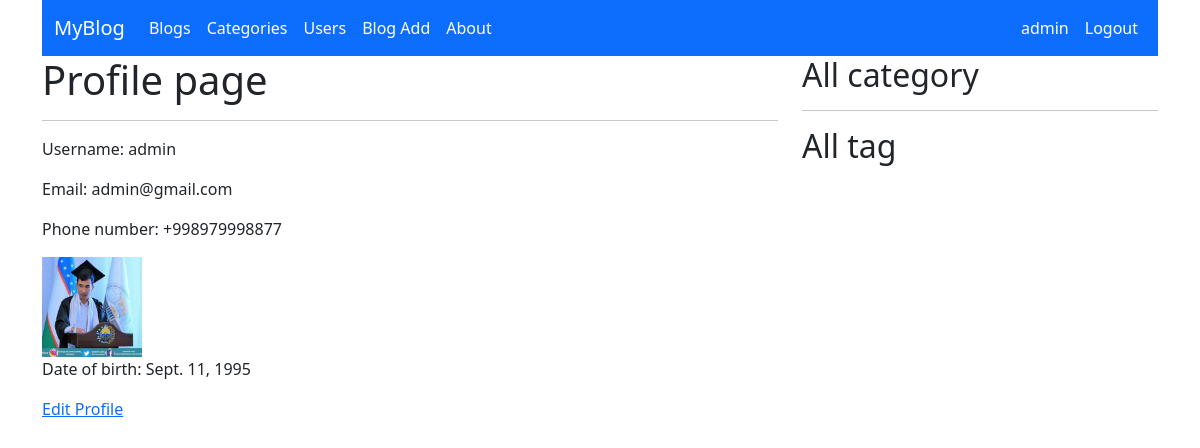
The app's page /account/profile/ (signed in) with its own data.
### account/models.py (models this page shows, shortened)
class Account(AbstractUser):
    username = models.CharField(max_length=50, unique=True,
                                help_text=(
                                   "Siz 50 ta belgidan iborat username tanlashingiz mumkin"
                                ),
                                error_messages={
                                    "unique": "Bunaqa user avval ruyxatdan utgan.",
                                },
                                )
    phone_number = models.CharField(max_length=13, null=True, blank=True)
    date_of_birth = models.DateField(null=True, blank=True)
    image = models.ImageField(upload_to='account')
    address = models.CharField(max_length=150, null=True, blank=True)
    USERNAME_FIELD = "username"

### account/views.py (the view)
# urls.py: path('profile/', UserProfile.as_view(), name='profile'),
class UserProfile(View):
    def get(self, request):
        username = request.user.username
        profile = Account.objects.get(username=username)
        context = {
            'profile': profile
        }
        return render(request, 'account/profile.html', context)

### templates/account/profile.html (shortened to what this page needs)
{% extends 'base.html' %}
{% block content %}
    <h1>Profile page</h1>
    <hr>
    <p>Username: {{ profile.username }}</p>
    <p>Email: {{ profile.email }}</p>
    <p>Phone number: {{ profile.phone_number }}</p>
    {% if profile.image %}
        <img style="width: 100px" src="{{ profile.image.url }}">
    {% endif %}
    <p>Date of birth: {{ profile.date_of_birth }}</p>
    <a href="{% url 'profile_update' profile.id %}">Edit Profile</a>
{% endblock %}

### templates/header.html (shortened to what this page needs)
<nav class="navbar navbar-expand-lg navbar-dark bg-primary">
    <div class="container">
        <a class="navbar-brand" href="{% url 'blog_list' %}">MyBlog</a>
        <div class="collapse navbar-collapse" id="navbarSupportedContent">
            <ul class="navbar-nav me-auto mb-2 mb-lg-0">
                <li class="nav-item">
                    <a class="nav-link active" aria-current="page" href="{% url 'blog_list' %}">Blogs</a>
                </li>
                <li class="nav-item">
                    <a class="nav-link active" href="{% url 'category_list' %}">Categories</a>
                </li>
                <li class="nav-item">
                    <a href="{% url 'user_list' %}" class="nav-link active">Users</a>
                </li>
                <li class="nav-item">
                    <a href="{% url 'blog_create' %}" class="nav-link active">Blog Add</a>
                </li>
                <li class="nav-item">
                    <a class="nav-link active">About</a>
                </li>
            </ul>
            <ul class="navbar-nav  mb-2 mb-lg-0">
                {% if user.is_authenticated %}
                 <li class="nav-item">
                    <a href="{% url 'profile' %}" class="nav-link active">{{ user.username }}</a>
                </li>
                <li class="nav-item">
                    <a href="{% url 'logout' %}" class="nav-link active">Logout</a>
                </li>
                {% endif %}
            </ul>
        </div>
    </div>
</nav>

### records on screen
Account: username "admin", email "admin@gmail.com", phone_number "+998979998877", image (picture), date_of_birth "Sept. 11, 1995"
